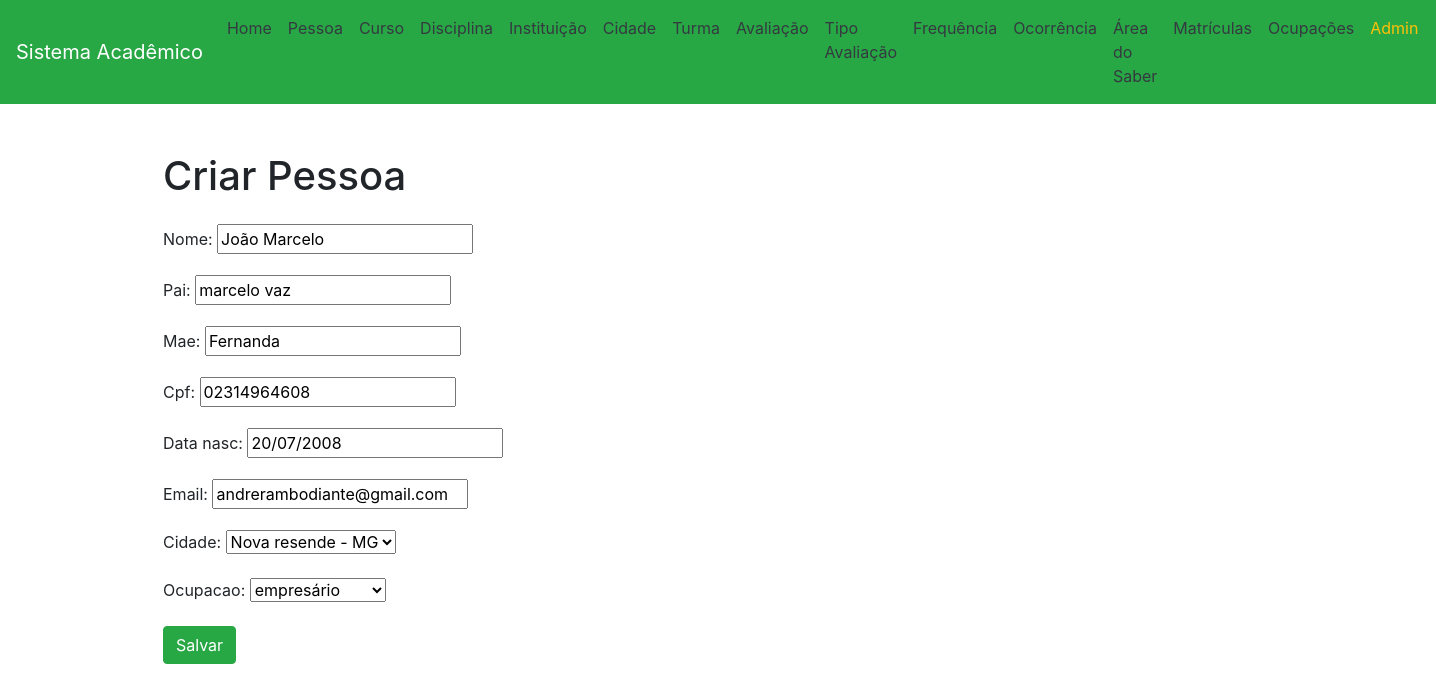
The page /pessoa/update/2/ on the database its author committed.
### app/models.py (models this page shows, shortened)
class Pessoa(models.Model):
    nome = models.CharField(max_length=100)
    pai = models.CharField(max_length=100)
    mae = models.CharField(max_length=100)
    cpf = models.CharField(max_length=11)
    data_nasc = models.DateField()
    email = models.CharField(max_length=100)
    cidade = models.ForeignKey(Cidade, on_delete=models.CASCADE)
    ocupacao = models.ForeignKey(Ocupacao, on_delete=models.CASCADE)

class Cidade(models.Model):
    nome = models.CharField(max_length=100)
    uf = models.CharField(max_length=2)
    def __str__(self):
        return f"{self.nome} - {self.uf}"

class Ocupacao(models.Model):
    nome = models.CharField(max_length=100)
    def __str__(self):
        return self.nome

### app/views.py (the view, shortened to what this page needs)
# urls.py: path('pessoa/update/<int:id>/', UpdatePessoaView.as_view(), name='update_pessoa'),
class UpdatePessoaView(View):
    def get(self, request, id):
        pessoa = Pessoa.objects.get(id=id)
        form = PessoaForm(instance=pessoa)
        return render(request, 'create_pessoa.html', {'form': form})

### app/forms.py
class PessoaForm(forms.ModelForm):
    class Meta:
        model = Pessoa
        fields = '__all__'

### app/templates/create_pessoa.html (shortened to what this page needs)
{% extends "base.html" %}
{% block content %}
<h1>Criar Pessoa</h1>
<form method="post" class="mt-4">
    {{ form.as_p }}
    <button type="submit" class="btn btn-success">Salvar</button>
</form>
{% endblock %}

### rows shown on the page
Pessoa: nome "João Marcelo", pai "marcelo vaz", mae "Fernanda", cpf "02314964608", data_nasc "20/07/2008", email "andrerambodiante@gmail.com", cidade "Nova resende - MG", ocupacao "empresário"
